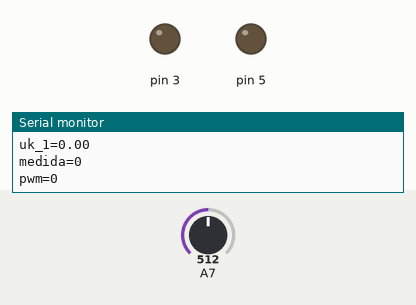
This sketch was run on a simulated Arduino Uno, built with avr-gcc and run on an emulated ATmega328P. On the bench: output pins drawn as LEDs (lit = HIGH), the last lines printed to the serial monitor. Inputs (shaded band) come from the test bench; at power-on: A7 = 512.

Above: at 1.2 s.
1.3 s: A7 set to 545
2.8 s: A7 set to 573
At 4.0 s:
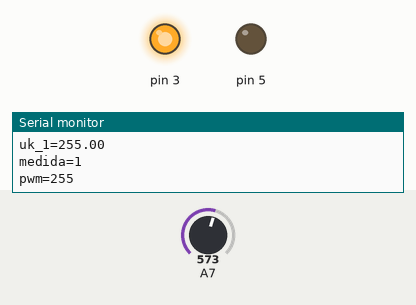
4.3 s: A7 set to 511
At 4.7 s:
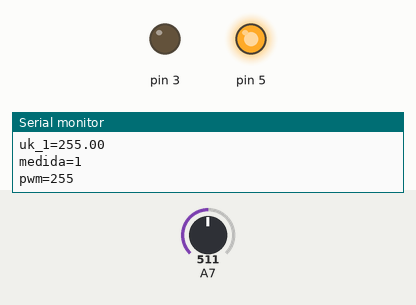
5.8 s: A7 set to 530
At 6.5 s:
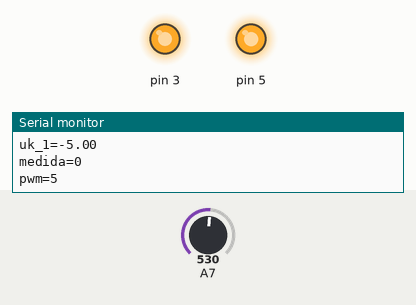
7.3 s: A7 set to 716
At 7.9 s:
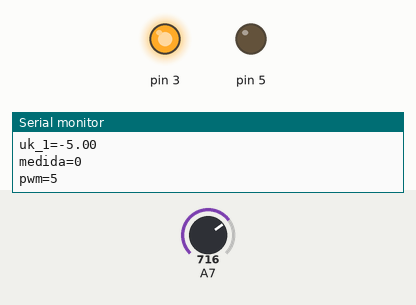
8.8 s: A7 set to 306
At 9.3 s:
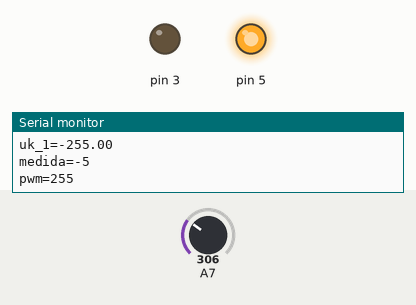
Timing chart, 0 to 11.3 s (numbered marks = the images above; inputs shaded):
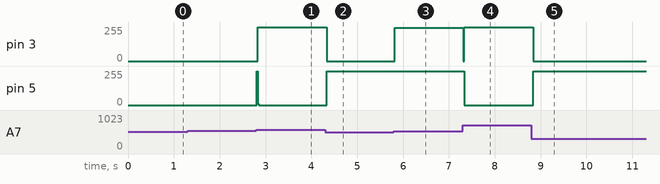

Measured:
- the behaviour switches between 562 and 563 on A7 (found by bisection; images 0 and 1)
- the behaviour switches between 511 and 512 on A7 (found by bisection; images 2 and 3)
- after the input at 2.8 s, pin 3: 0/255 → 255/255 at once; pin 5: 0/255 → 255/255 at once, → 11/255 0.02 s later, → 0/255 0.02 s later
- after the input at 4.3 s, pin 3: 255/255 → 0/255 at once; pin 5: 0/255 → 255/255 at once
- after the input at 5.8 s, pin 3: 0/255 → 250/255 at once
- after the input at 7.3 s, pin 3: 250/255 → 255/255 at once; pin 5: 255/255 → 0/255 at once
- after the input at 8.8 s, pin 3: 255/255 → 0/255 at once; pin 5: 0/255 → 255/255 at once

The sketch:

pid.ino
```cpp
#include <TimerOne.h>

int ek, ek_1, ek_2;
float uk_1;
int pwm;

  float kp=0.5;
  float ki=0.4;
  float kd=1;
  float T=0.002;
  int medida=1;
  int setpoint=0;

void setup() {

  Serial.begin(9600);
  Timer1.initialize(1000000);
  Timer1.attachInterrupt(blinkLED); // blinkLED to run every 0.15 seconds


}

void loop() {
  medida=map(analogRead(7),0,1023,-10,10);
  PID(medida, setpoint, kp,ki,kd, &ek_1, &ek_2, &uk_1, T );
  motores(uk_1,setpoint);
  delay(20);
}

void blinkLED(void)
{
  Serial.print("uk_1=");
  Serial.println(uk_1);
  Serial.print("medida=");
  Serial.println(medida);
  Serial.print("pwm=");
  Serial.println(pwm);
}

float PID(int setpoint, int medida, float Kp, float Ki, float Kd,int *ek_1, int *ek_2,float *uk_1, float T){ //T en segundos

  float uk, t0, t1, q0, q1, q2, c;  //Señal de control
  int ek,a,b;

  ek=medida-setpoint;


  t0=Kd/T;
  t1=Ki*T;

  q0=Kp+t0;
  q1=-Kp-2*t0+t1;
  q2=Kp*t0;
  //ley de control
  a=*ek_1;
  b=*ek_2;
  c=*uk_1;

  uk=c+q0*ek+q1*a+q2*b;
  if(uk>255) uk=255;
  if(uk<-255) uk=-255;
  //aplica uk
  //Actualiza datos
  *uk_1=uk;
  *ek_1=ek;
  *ek_2=a;
  return 0;
  }

void motores(float leydecontrol, int set_point)
{

  if(leydecontrol>0)
  {
    analogWrite(3,255-set_point);
    pwm=set_point+int(leydecontrol);
    if(pwm>255) pwm=255;
    analogWrite(5,255-pwm);
    }
  else if (leydecontrol<0)
  {
    pwm=set_point-int(leydecontrol);
    if(pwm>255) pwm=255;
    analogWrite(3,255-pwm);
    analogWrite(5,255-set_point);
    }
  else
  {
    analogWrite(3,0);
    analogWrite(5,0);
    }
}
```
